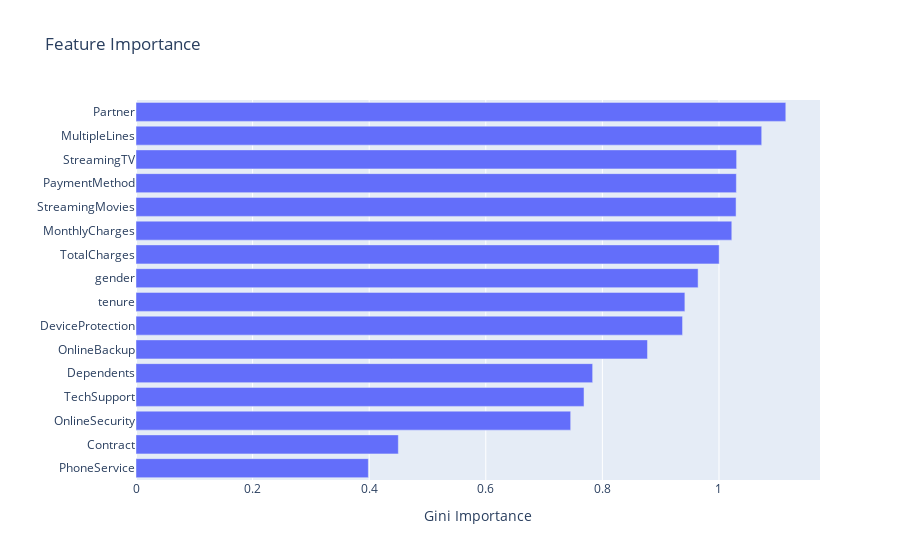

Notebook source saved alongside this figure:
### Code cell
ft_importance(1, model_lr)

### Figure 1 — Plotly figure (JSON) as saved in the notebook; plotly's stock layout.template omitted (floating-point values rounded to 4 significant figures)
{"data": [{"alignmentgroup": "True", "hovertemplate": "x=%{x}<br>y=%{y}<extra></extra>", "legendgroup": "", "marker": {"color": "#636efa", "pattern": {"shape": ""}}, "name": "", "offsetgroup": "", "orientation": "h", "showlegend": false, "textposition": "auto", "type": "bar", "x": [0.3985, 0.45, 0.7456, 0.7685, 0.7833, 0.8773, 0.9375, 0.9415, 0.9642, 1.0, 1.022, 1.029, 1.03, 1.03, 1.073, 1.115], "xaxis": "x", "y": ["PhoneService", "Contract", "OnlineSecurity", "TechSupport", "Dependents", "OnlineBackup", "DeviceProtection", "tenure", "gender", "TotalCharges", "MonthlyCharges", "StreamingMovies", "PaymentMethod", "StreamingTV", "MultipleLines", "Partner"], "yaxis": "y"}], "layout": {"barmode": "relative", "legend": {"tracegroupgap": 0}, "title": {"text": "Feature Importance"}, "xaxis": {"anchor": "y", "domain": [0, 1], "title": {"text": "Gini Importance"}}, "yaxis": {"anchor": "x", "domain": [0, 1], "title": {"text": ""}}}}
